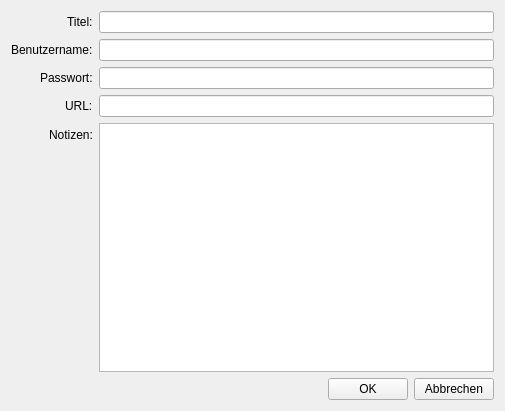
<?xml version="1.0" encoding="UTF-8"?>
<ui version="4.0">
 <class>NewEntryWidget</class>
 <widget class="QWidget" name="NewEntryWidget">
  <property name="geometry">
   <rect>
    <x>0</x>
    <y>0</y>
    <width>505</width>
    <height>411</height>
   </rect>
  </property>
  <property name="windowTitle">
   <string>Neuer Eintrag</string>
  </property>
  <layout class="QVBoxLayout" name="verticalLayout_2">
   <item>
    <layout class="QFormLayout" name="formLayout">
     <property name="labelAlignment">
      <set>Qt::AlignRight|Qt::AlignTrailing|Qt::AlignVCenter</set>
     </property>
     <item row="0" column="0">
      <widget class="QLabel" name="titleLabel">
       <property name="text">
        <string>Titel:</string>
       </property>
      </widget>
     </item>
     <item row="1" column="0">
      <widget class="QLabel" name="usernameLabel">
       <property name="text">
        <string>Benutzername:</string>
       </property>
      </widget>
     </item>
     <item row="2" column="0">
      <widget class="QLabel" name="passwordLabel">
       <property name="text">
        <string>Passwort:</string>
       </property>
      </widget>
     </item>
     <item row="3" column="0">
      <widget class="QLabel" name="urlLabel">
       <property name="text">
        <string>URL:</string>
       </property>
      </widget>
     </item>
     <item row="4" column="0">
      <widget class="QLabel" name="notesLabel">
       <property name="text">
        <string>Notizen:</string>
       </property>
      </widget>
     </item>
     <item row="0" column="1">
      <widget class="QLineEdit" name="titleLineEdit"/>
     </item>
     <item row="1" column="1">
      <widget class="QLineEdit" name="usernameLineEdit"/>
     </item>
     <item row="2" column="1">
      <widget class="QLineEdit" name="passwordLineEdit">
       <property name="echoMode">
        <enum>QLineEdit::Password</enum>
       </property>
      </widget>
     </item>
     <item row="3" column="1">
      <widget class="QLineEdit" name="urlLineEdit"/>
     </item>
     <item row="4" column="1">
      <widget class="QTextEdit" name="notesTextEdit"/>
     </item>
    </layout>
   </item>
   <item>
    <layout class="QHBoxLayout" name="horizontalLayout">
     <item>
      <spacer name="horizontalSpacer">
       <property name="orientation">
        <enum>Qt::Horizontal</enum>
       </property>
       <property name="sizeHint" stdset="0">
        <size>
         <width>40</width>
         <height>20</height>
        </size>
       </property>
      </spacer>
     </item>
     <item>
      <widget class="QPushButton" name="okButton">
       <property name="text">
        <string>OK</string>
       </property>
      </widget>
     </item>
     <item>
      <widget class="QPushButton" name="cancelButton">
       <property name="text">
        <string>Abbrechen</string>
       </property>
      </widget>
     </item>
    </layout>
   </item>
  </layout>
 </widget>
 <resources/>
 <connections/>
</ui>
